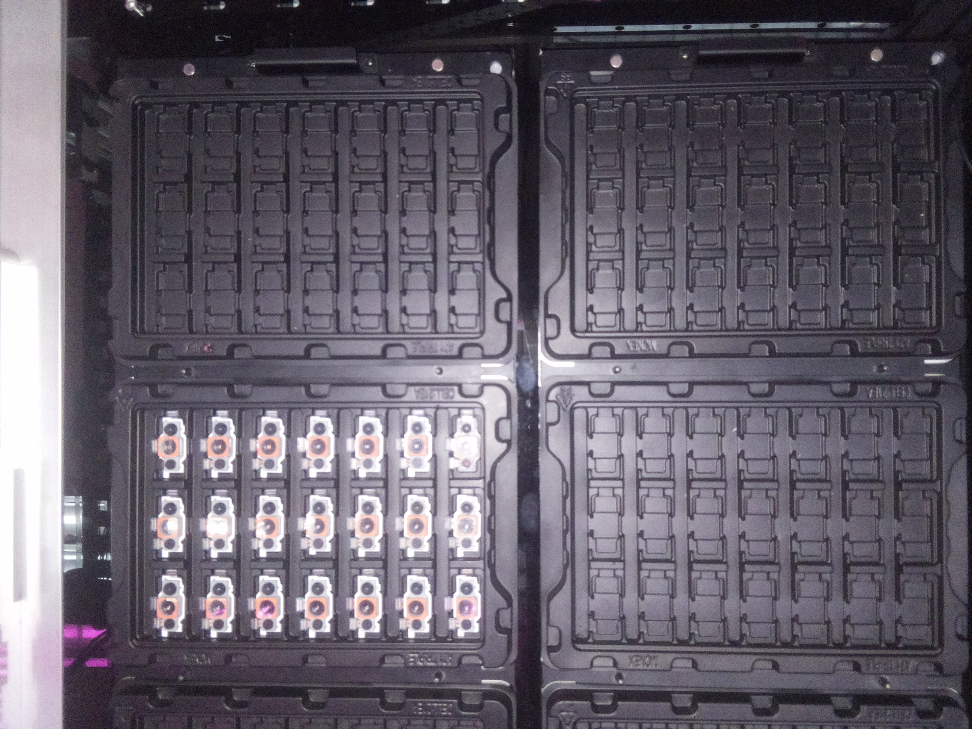
#> input picture image/cam/0.png, 972 x 729 px; its folder holds only this picture in this run
$ python -i detectYesNo.py   (imports and definitions only)
#> lines starting #> are read from the running program, lines starting #| are printed output that depends on the picture
#> further down, picture is the input picture: shape (729, 972, 3); mean B, G, R 106.3, 95, 100.6
import glob
import pickle
import os
import cv2
import numpy as np
import test

drawing = False
rec = []
# [60 lines left out: functions draw_rectange, get_mask, kl_distance, not called in this run]

def having_cam(img, no_cam_dir, cam_dir, channel=2):

    if channel < 0:
        img = cv2.cvtColor(img, cv2.COLOR_BGR2GRAY)
    else:
        img = [img[:,:,channel]]

    hist_img = cv2.calcHist(img, [0], None, [256], [0, 256])
    s_no_cam = 0
    s_cam = 0

    for no_cam_img in glob.glob("{}/*".format(no_cam_dir)):

        im = cv2.imread(no_cam_img)
        if channel < 0:
            im = cv2.cvtColor(im, cv2.COLOR_BGR2GRAY)
        else:
            im = [im[:,:,channel]]

        hist_no_cam = cv2.calcHist(im, [0], None, [256], [0, 256])
        s_no_cam += kl_distance(hist_img, hist_no_cam, norm=False)

    for cam_img in glob.glob("{}/*".format(cam_dir)):

        im = cv2.imread(cam_img)
        if channel < 0:
            im = cv2.cvtColor(im, cv2.COLOR_BGR2GRAY)
        else:
            im = [im[:,:,channel]]

        hist_cam = cv2.calcHist(im, [0], None, [256], [0, 256])
        s_cam += kl_distance(hist_img, hist_cam, norm=False)
    # print(s_cam, s_no_cam)
    return s_cam < s_no_cam

# [52 lines left out: functions get_data_with_fixed_coords, testWithImage, not called in this run]
        # return data

def runDetectImage(img):
    areas = pickle.load(open("/home/windrist/Workspace/Image_ws/MCNEX/testing_machine/center.txt", 'rb'))
#> (reads center.txt from the repository)
    data = np.array([])  # data of center
    count = 0
    for area in areas:
        roi = img[area[0][1]:area[1][1], area[0][0]:area[1][0]]
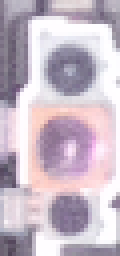
#> roi: shape (64, 30, 3) (shown 4 times larger); mean B, G, R 199.2, 186.4, 200.1
        th = having_cam(roi, "/home/windrist/Workspace/Image_ws/MCNEX/testing_machine/new_cropped/no_cam/{}".format(count),\
                            "/home/windrist/Workspace/Image_ws/MCNEX/testing_machine/new_cropped/cam/{}".format(count))
#> in having_cam, `hist_img = cv2.calcHist(img, [0], None, [256], [0, 256])`: hist_img = 256 values, max 204 at index 255, min 0 at index 0, mean 7.5
#> th = False
        if th > 0:
            # img = cv2.rectangle(img, area[0], area[1], (0, 255, 0), 1)
            data = np.append(data, np.array([1]))
        else:
            # img = cv2.rectangle(img, area[0], area[1], (0, 0, 255), 1)
            data = np.append(data, np.array([0]))
        count += 1
    return data

# [9 lines of commented-out code are left out]

>>> import cv2
>>> picture = cv2.imread('image/cam/0.png')
>>> result = runDetectImage(picture)
#> result = 84 values from 0 to 0
